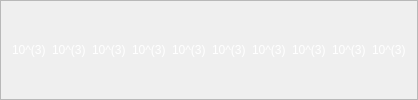
              <widget class="QFrame" name="frame_5">
               <property name="frameShape">
                <enum>QFrame::StyledPanel</enum>
               </property>
               <property name="frameShadow">
                <enum>QFrame::Raised</enum>
               </property>
               <layout class="QHBoxLayout" name="horizontalLayout_9">
                <item>
                 <widget class="QLabel" name="label_11">
                  <property name="sizePolicy">
                   <sizepolicy hsizetype="Expanding" vsizetype="Expanding">
                    <horstretch>0</horstretch>
                    <verstretch>0</verstretch>
                   </sizepolicy>
                  </property>
                  <property name="minimumSize">
                   <size>
                    <width>0</width>
                    <height>0</height>
                   </size>
                  </property>
                  <property name="maximumSize">
                   <size>
                    <width>45</width>
                    <height>16777215</height>
                   </size>
                  </property>
                  <property name="styleSheet">
                   <string notr="true">color: rgb(255, 255, 255);</string>
                  </property>
                  <property name="text">
                   <string>10^(3)</string>
                  </property>
                 </widget>
                </item>
                <item>
                 <widget class="QLabel" name="label_12">
                  <property name="sizePolicy">
                   <sizepolicy hsizetype="Expanding" vsizetype="Expanding">
                    <horstretch>0</horstretch>
                    <verstretch>0</verstretch>
                   </sizepolicy>
                  </property>
                  <property name="minimumSize">
                   <size>
                    <width>0</width>
                    <height>0</height>
                   </size>
                  </property>
                  <property name="maximumSize">
                   <size>
                    <width>45</width>
                    <height>16777215</height>
                   </size>
                  </property>
                  <property name="styleSheet">
                   <string notr="true">color: rgb(255, 255, 255);</string>
                  </property>
                  <property name="text">
                   <string>10^(3)</string>
                  </property>
                 </widget>
                </item>
                <item>
                 <widget class="QLabel" name="label_13">
                  <property name="sizePolicy">
                   <sizepolicy hsizetype="Expanding" vsizetype="Expanding">
                    <horstretch>0</horstretch>
                    <verstretch>0</verstretch>
                   </sizepolicy>
                  </property>
                  <property name="minimumSize">
                   <size>
                    <width>0</width>
                    <height>0</height>
                   </size>
                  </property>
                  <property name="maximumSize">
                   <size>
                    <width>45</width>
                    <height>16777215</height>
                   </size>
                  </property>
                  <property name="styleSheet">
                   <string notr="true">color: rgb(255, 255, 255);</string>
                  </property>
                  <property name="text">
                   <string>10^(3)</string>
                  </property>
                 </widget>
                </item>
                <item>
                 <widget class="QLabel" name="label_14">
                  <property name="sizePolicy">
                   <sizepolicy hsizetype="Expanding" vsizetype="Expanding">
                    <horstretch>0</horstretch>
                    <verstretch>0</verstretch>
                   </sizepolicy>
                  </property>
                  <property name="minimumSize">
                   <size>
                    <width>0</width>
                    <height>0</height>
                   </size>
                  </property>
                  <property name="maximumSize">
                   <size>
                    <width>45</width>
                    <height>16777215</height>
                   </size>
                  </property>
                  <property name="styleSheet">
                   <string notr="true">color: rgb(255, 255, 255);</string>
                  </property>
                  <property name="text">
                   <string>10^(3)</string>
                  </property>
                 </widget>
                </item>
                <item>
                 <widget class="QLabel" name="label_15">
                  <property name="sizePolicy">
                   <sizepolicy hsizetype="Expanding" vsizetype="Expanding">
                    <horstretch>0</horstretch>
                    <verstretch>0</verstretch>
                   </sizepolicy>
                  </property>
                  <property name="minimumSize">
                   <size>
                    <width>0</width>
                    <height>0</height>
                   </size>
                  </property>
                  <property name="maximumSize">
                   <size>
                    <width>45</width>
                    <height>16777215</height>
                   </size>
                  </property>
                  <property name="styleSheet">
                   <string notr="true">color: rgb(255, 255, 255);</string>
                  </property>
                  <property name="text">
                   <string>10^(3)</string>
                  </property>
                 </widget>
                </item>
                <item>
                 <widget class="QLabel" name="label_16">
                  <property name="sizePolicy">
                   <sizepolicy hsizetype="Expanding" vsizetype="Expanding">
                    <horstretch>0</horstretch>
                    <verstretch>0</verstretch>
                   </sizepolicy>
                  </property>
                  <property name="minimumSize">
                   <size>
                    <width>0</width>
                    <height>0</height>
                   </size>
                  </property>
                  <property name="maximumSize">
                   <size>
                    <width>45</width>
                    <height>16777215</height>
                   </size>
                  </property>
                  <property name="styleSheet">
                   <string notr="true">color: rgb(255, 255, 255);</string>
                  </property>
                  <property name="text">
                   <string>10^(3)</string>
                  </property>
                 </widget>
                </item>
                <item>
                 <widget class="QLabel" name="label_17">
                  <property name="sizePolicy">
                   <sizepolicy hsizetype="Expanding" vsizetype="Expanding">
                    <horstretch>0</horstretch>
                    <verstretch>0</verstretch>
                   </sizepolicy>
                  </property>
                  <property name="minimumSize">
                   <size>
                    <width>0</width>
                    <height>0</height>
                   </size>
                  </property>
                  <property name="maximumSize">
                   <size>
                    <width>45</width>
                    <height>16777215</height>
                   </size>
                  </property>
                  <property name="styleSheet">
                   <string notr="true">color: rgb(255, 255, 255);</string>
                  </property>
                  <property name="text">
                   <string>10^(3)</string>
                  </property>
                 </widget>
                </item>
                <item>
                 <widget class="QLabel" name="label_18">
                  <property name="sizePolicy">
                   <sizepolicy hsizetype="Expanding" vsizetype="Expanding">
                    <horstretch>0</horstretch>
                    <verstretch>0</verstretch>
                   </sizepolicy>
                  </property>
                  <property name="minimumSize">
                   <size>
                    <width>0</width>
                    <height>0</height>
                   </size>
                  </property>
                  <property name="maximumSize">
                   <size>
                    <width>45</width>
                    <height>16777215</height>
                   </size>
                  </property>
                  <property name="styleSheet">
                   <string notr="true">color: rgb(255, 255, 255);</string>
                  </property>
                  <property name="text">
                   <string>10^(3)</string>
                  </property>
                 </widget>
                </item>
                <item>
                 <widget class="QLabel" name="label_19">
                  <property name="sizePolicy">
                   <sizepolicy hsizetype="Expanding" vsizetype="Expanding">
                    <horstretch>0</horstretch>
                    <verstretch>0</verstretch>
                   </sizepolicy>
                  </property>
                  <property name="minimumSize">
                   <size>
                    <width>0</width>
                    <height>0</height>
                   </size>
                  </property>
                  <property name="maximumSize">
                   <size>
                    <width>45</width>
                    <height>16777215</height>
                   </size>
                  </property>
                  <property name="styleSheet">
                   <string notr="true">color: rgb(255, 255, 255);</string>
                  </property>
                  <property name="text">
                   <string>10^(3)</string>
                  </property>
                 </widget>
                </item>
                <item>
                 <widget class="QLabel" name="label_20">
                  <property name="sizePolicy">
                   <sizepolicy hsizetype="Expanding" vsizetype="Expanding">
                    <horstretch>0</horstretch>
                    <verstretch>0</verstretch>
                   </sizepolicy>
                  </property>
                  <property name="minimumSize">
                   <size>
                    <width>0</width>
                    <height>0</height>
                   </size>
                  </property>
                  <property name="maximumSize">
                   <size>
                    <width>45</width>
                    <height>16777215</height>
                   </size>
                  </property>
                  <property name="styleSheet">
                   <string notr="true">color: rgb(255, 255, 255);</string>
                  </property>
                  <property name="text">
                   <string>10^(3)</string>
                  </property>
                 </widget>
                </item>
               </layout>
              </widget>
